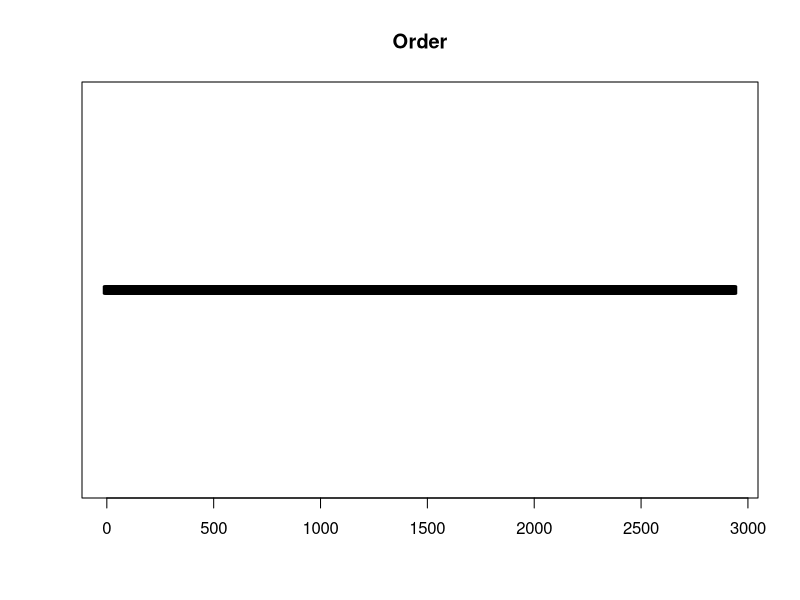
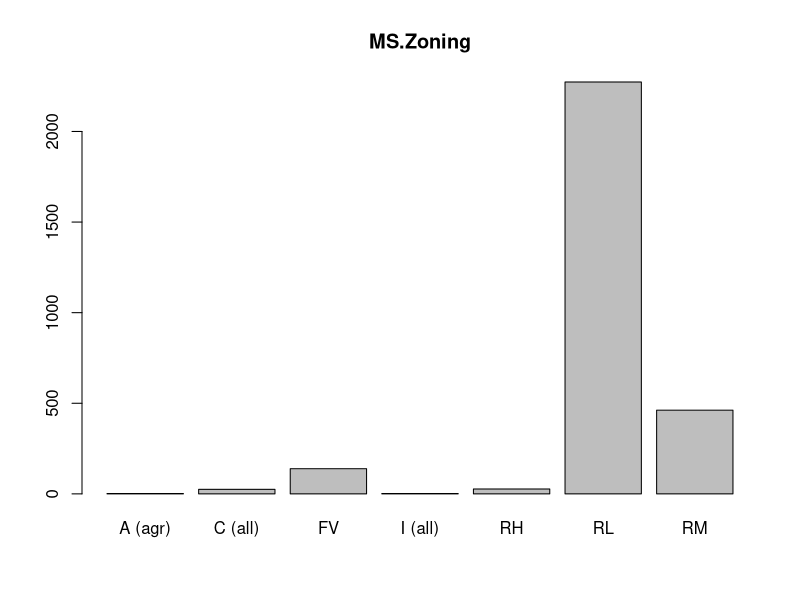
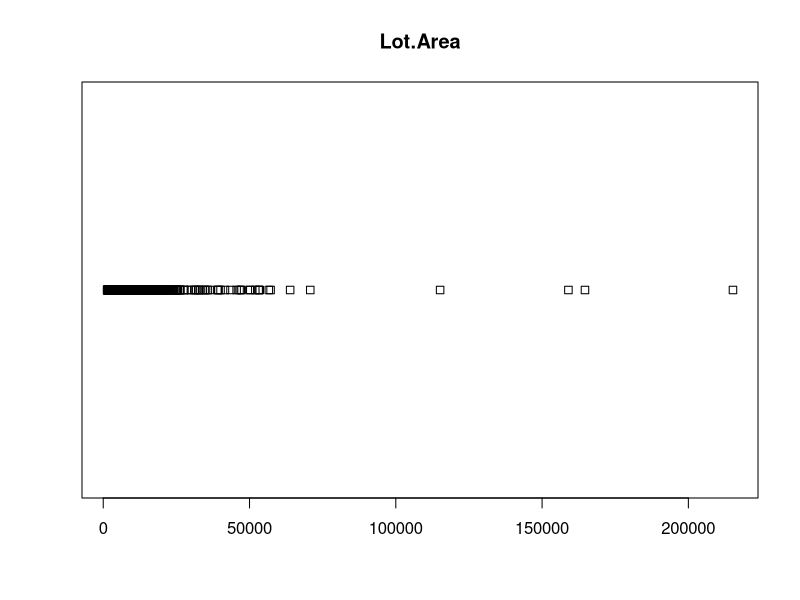
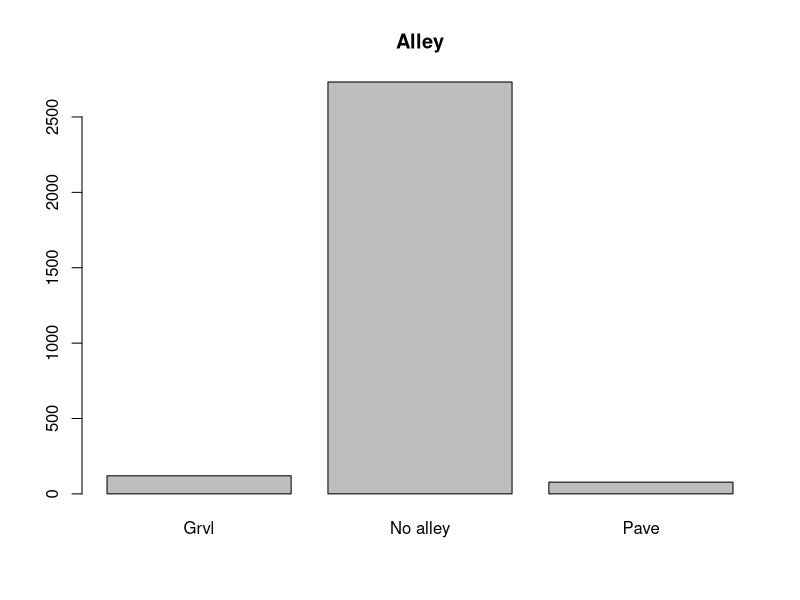
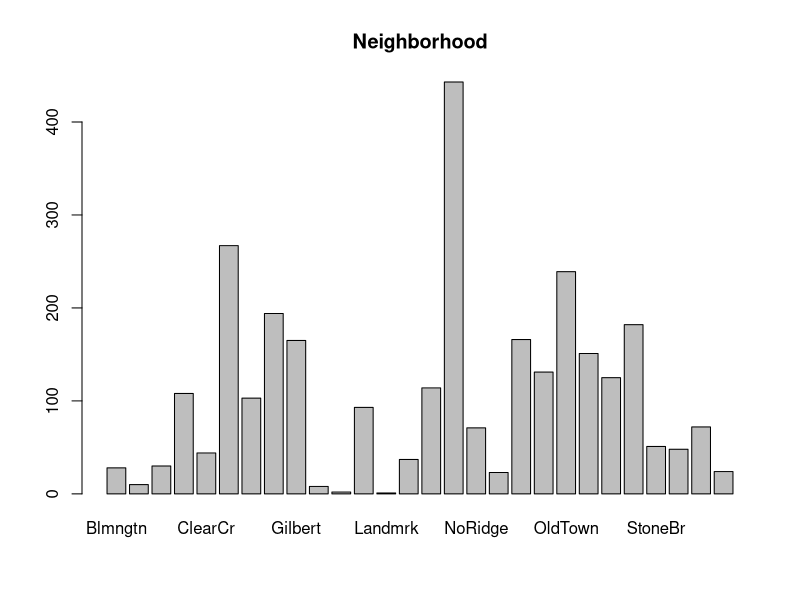
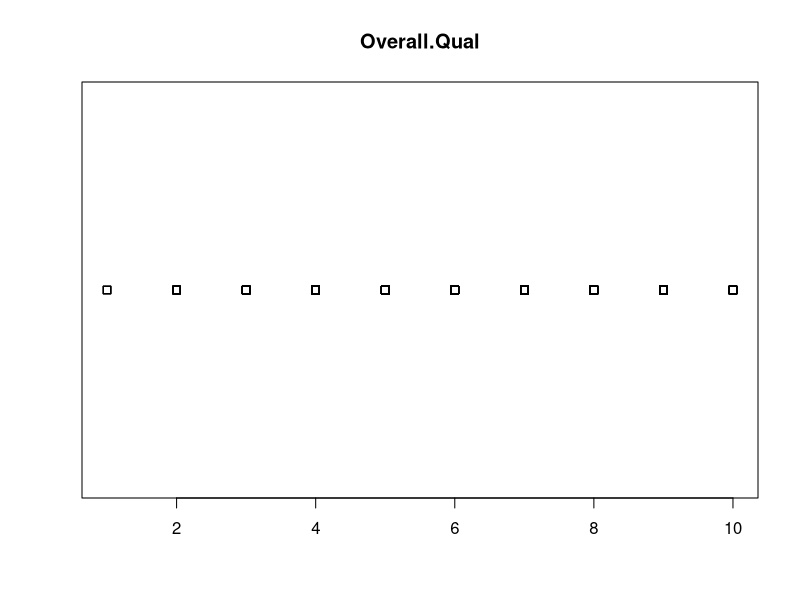
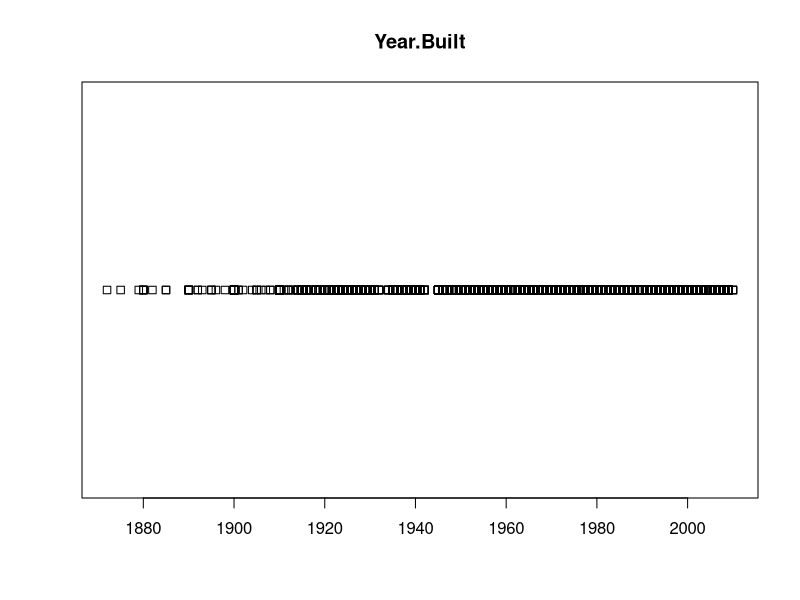
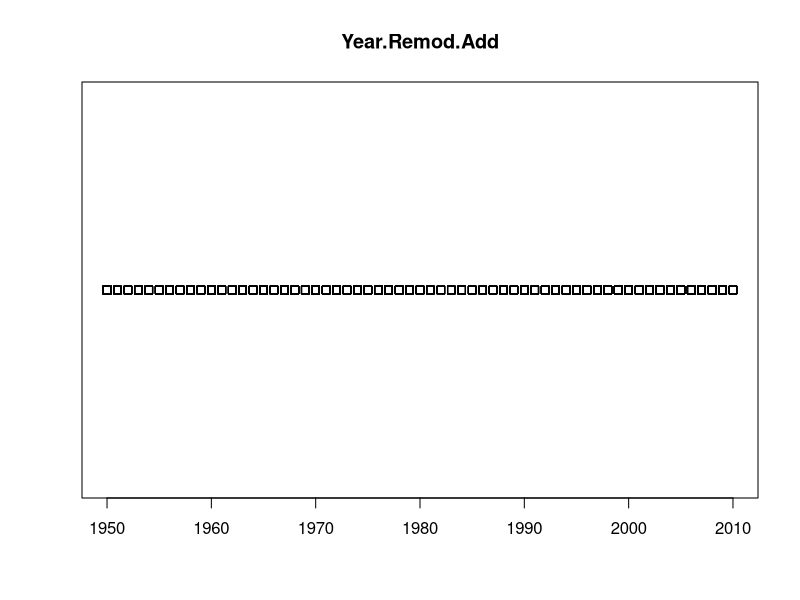

These charts were generated, in order, by the following R code:
## ---- chunk 1
knitr::opts_chunk$set(
	echo = TRUE,
	message = FALSE,
	warning = FALSE
)
library(ggplot2)
library(dplyr)
library(corrplot)
library(skimr)
library(tidyr)
## ---- chunk 2
df <- read.csv("simplifiedAmesHousing.csv", header = T, sep = ";")
head(df)
skimr::skim(df)
## ---- chunk 3
# NA de Alley
df$Alley[is.na(df$Alley)] <- "No alley"

# Individu 1342 :
mean((df %>% dplyr::filter(Neighborhood == "BrkSide", Order != 1342) %>% select(Total.Bsmt.SF))[["Total.Bsmt.SF"]]) #763.8972 #Moyenne de la surface du sous sol dans le quartier
df[1342,c("Total.Bsmt.SF", "Bsmt.Full.Bath", "Bsmt.Half.Bath")] <- c(763.8972, 0, 0)

# Individu 1498
df[1498,c("Bsmt.Full.Bath", "Bsmt.Half.Bath")] <- 0

# Individu 2237
df[2237,c("Garage.Cars", "Garage.Area")] <- 0

#Type des charactere 
for (i in c("MS.Zoning", "Alley", "Neighborhood", "Sale.Condition")) {
    df[i] <- factor(df[[i]])
}
## ---- chunk 4
for (i in names(df)) {
    plot(df[i], main = i)
}
## ---- chunk 5
for (i in names(df)) {
    plot(df$SalePrice~df[[i]], main = i, notch = T, las = 2, pch = 20, varwidth = T)
}
## ---- chunk 6
corrplot::corrplot(cor(dplyr::select(df, -c(MS.Zoning, Alley, Neighborhood, Sale.Condition, ))), method = "shade")
